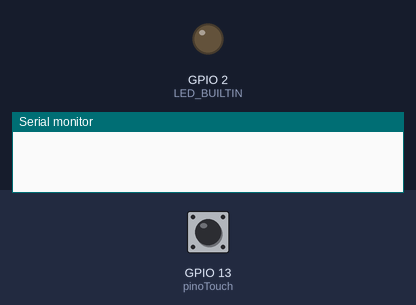
This sketch was run on a simulated ESP32. Shown: output pins drawn as LEDs (lit = HIGH), the last lines printed to the serial monitor. Inputs (shaded band) come from the test bench; at power-on: GPIO 13 (pinoTouch) HIGH. WiFi joins after 1.5 s; servers stay silent unless stated.

Above: at 0.1 s.
At 1.6 s:
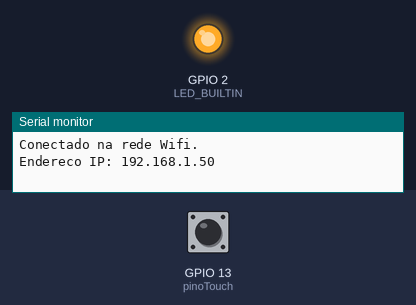
Timing chart, 0 to 3.1 s (numbered marks = the images above):
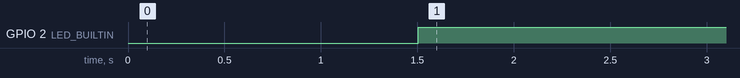

Measured:
- by itself, GPIO 2 (LED_BUILTIN): LOW → HIGH at 1.5 s

The sketch:

coloca_wifi_por_AP_sensor_touch.ino
```cpp
//JULIOBRAUN DESENVOLVIMENTO IOT
//CONECTANDO O ESP32 EM QUAQUER REDE WIFI UTILIZANDO PUSH BOTTON

//Incluo biblioteca
#include <WiFiManager.h>

//Objeto do Wifi do AP
WiFiManager wifiManager;

//Defino o pino que funciona o LED que vem na placa
int LED_BUILTIN = 2;
int pinoTouch = 13; //pino com sensor touch
int capacitanciaMaxima = 20; //valor que nos da a certeza de toque

void setup() {
  //Definindo que o sinal irá sair para ligar o led da placa
  pinMode(LED_BUILTIN, OUTPUT);
  Serial.begin(9600);

  //Cria um AP (Access Point) ("nome da rede", "senha da rede")
  wifiManager.setConfigPortalTimeout(240);
  if (!wifiManager.autoConnect("ESP32-WIFI", "12345678")) {
    Serial.println(F("Falha na conexao. Resetar e tentar novamente..."));
    delay(3000);
    ESP.restart();
    delay(5000);
  }
  //Mensagem caso conexao Ok
  Serial.println(F("Conectado na rede Wifi."));
  Serial.print(F("Endereco IP: "));
  Serial.println(WiFi.localIP());
}

void loop() {
    //faz 100 leituras de cada sensor touch e calcula a média do valor lido
    int media = 0;
    for(int i=0; i< 100; i++)
    {
      media += touchRead(pinoTouch);
    }
    media = media / 100;

    //Se ativou o touch
    if(media < capacitanciaMaxima)
    {
      digitalWrite(LED_BUILTIN,LOW); //Apaga LED

      //Apaga os dados da rede wifi gravados na memoria e abre AP
      WiFiManager wifiManager;
      wifiManager.resetSettings();
      Serial.println("Configuracoes zeradas!");
      ESP.restart();
    }

    if(WiFi.status()== WL_CONNECTED){ //Se conectado na rede
      digitalWrite(LED_BUILTIN,HIGH); //Acende LED
    }else{
      digitalWrite(LED_BUILTIN,LOW); //Apaga LED
      wifiManager.autoConnect();//Função para se autoconectar na rede caso caia
    }
}
```
